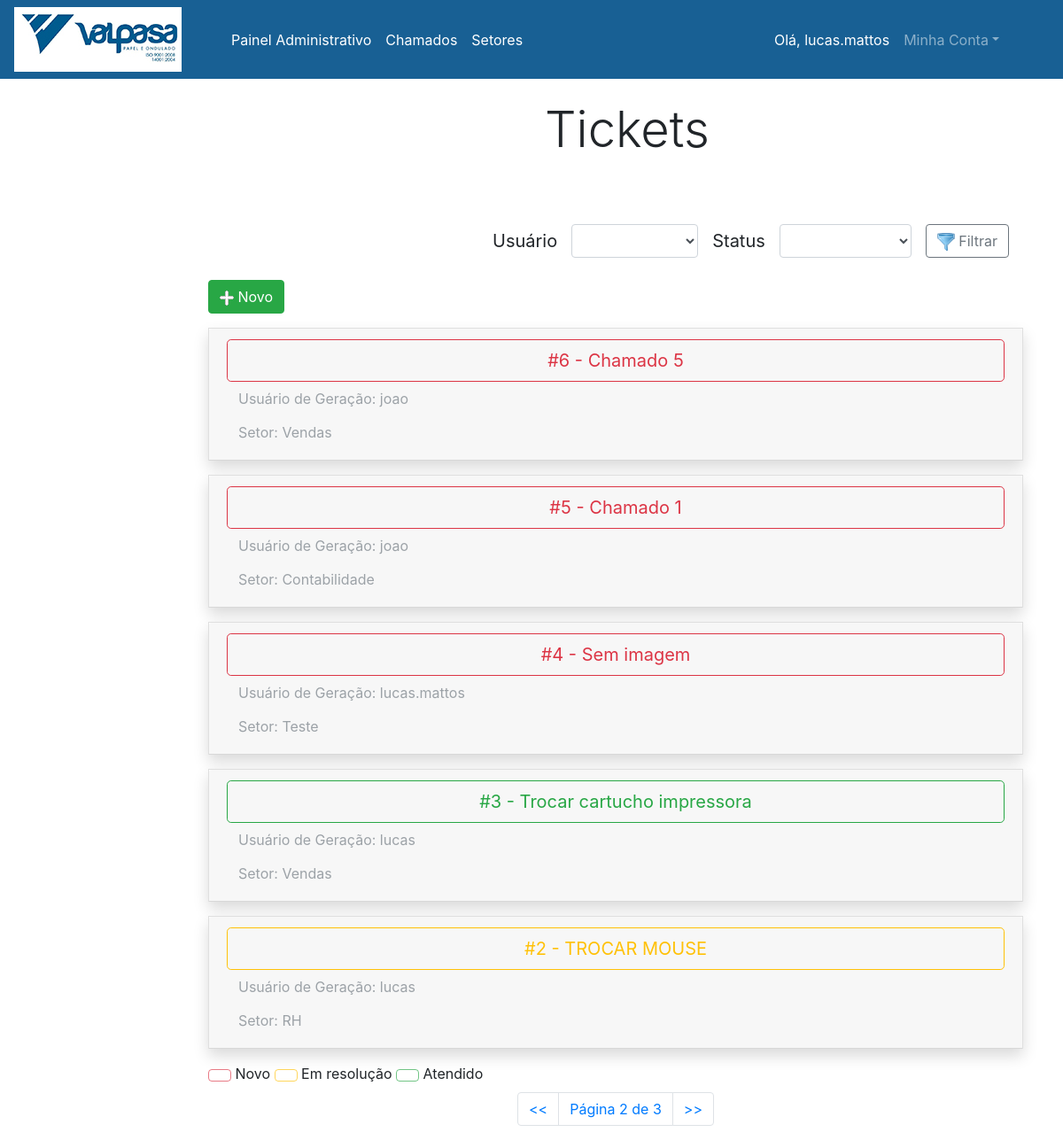
The page /?page=2 (signed in) on the database as committed earlier.
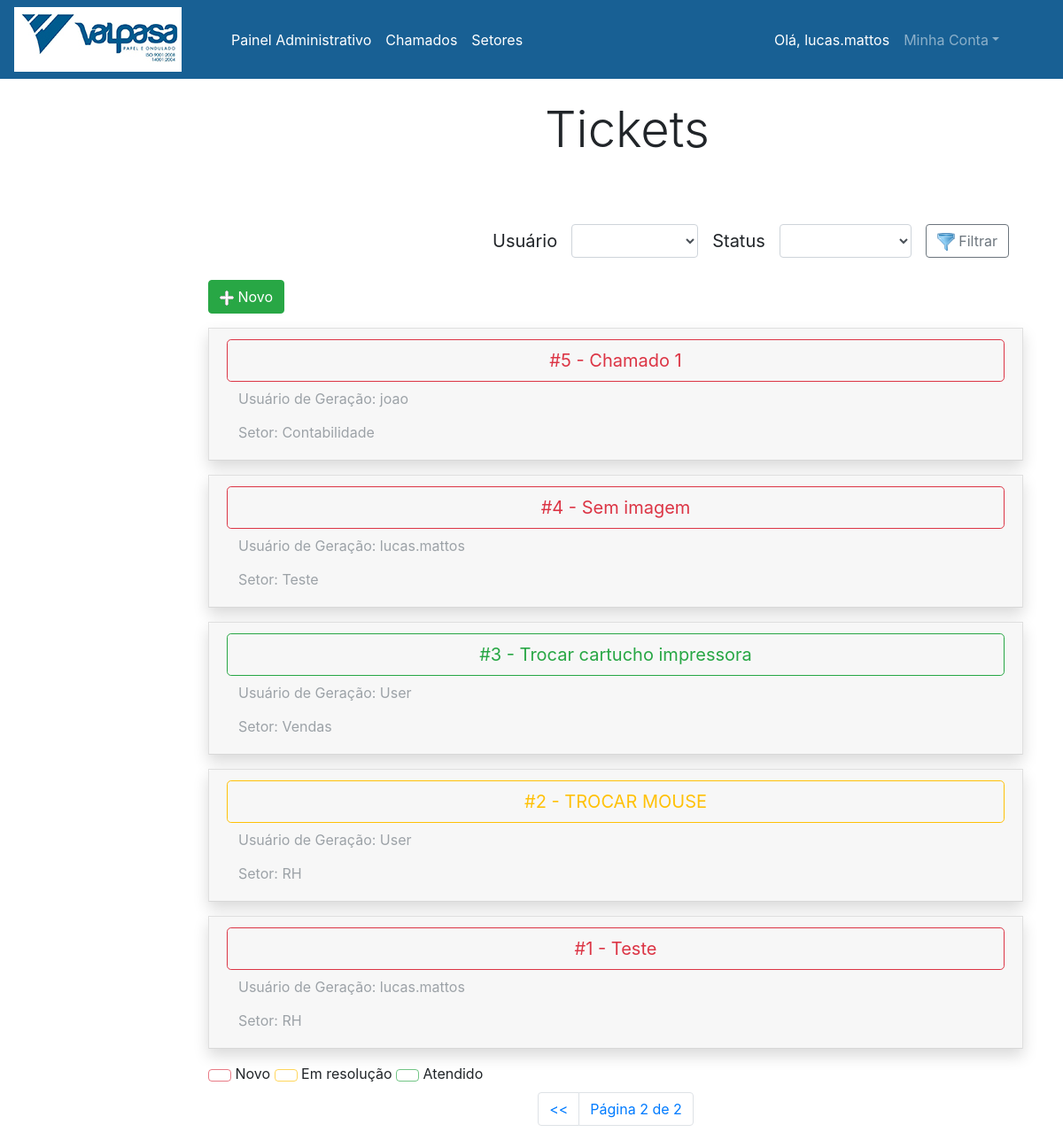
The same page on the database as committed later.
### chamados/models.py (models this page shows, shortened)
class Chamado(models.Model):
    titulo = models.CharField(max_length=100, null=True)
    descricao = models.TextField(max_length=255, null=True)
    foto = models.FileField(upload_to="%Y/%m/%d/", null=True, blank=True)
    setor = models.CharField(max_length=100, null=True)
    status = models.CharField(max_length=100, null=True)
    usuabr = models.CharField(max_length=100, null=True)
    usures = models.CharField(max_length=100, null=True)

### chamados/views.py (the view, shortened to what this page needs)
# urls.py: path('', list_chamados, name='list_chamados'),
@login_required(login_url='/users/login')
def list_chamados(request):
    chamados_list = Chamado.objects.all().order_by('-id')
    users = User.objects.all()
    paginator = Paginator(chamados_list, 5)
    page = request.GET.get('page')
    chamados = paginator.get_page(page)
    return render(request, 'chamados-list.html', {'chamados': chamados, 'users': users})

### chamados/templates/chamados-list.html (shortened to what this page needs)
{% extends "base.html" %}
{% block title %}
    <div class="col-6"></div>
    <div class="col"><h2 class="display-4">Tickets</h2></div>
    <div class="col"></div>
{% endblock %}
{% block content %}
    <div class="col"></div>
    <div class="col-10 mt-5">
        <nav class="navbar navbar-light justify-content-end">
          <form class="form-inline" method="post">
            {% if user.is_superuser %}
            <a class="navbar-brand">Usuário</a>
            <select class="form-control" id="pUser" name="pUser">
              <option></option>
              {% for user in users %}
              <option>{{ user }}</option>
              {% endfor %}
            </select>
            {% endif %}
            <a class="navbar-brand ml-3">Status</a>
            <select class="form-control" id="pStatus" name="pStatus">
              <option></option>
              <option>Novo</option>
            </select>
            <button class="btn btn-outline-secondary my-2 my-sm-0 ml-3" type="submit"><img src="static/img/filtro.png"> Filtrar</button>
          </form>
        </nav>
        <a class="btn btn-success mt-3" href="{% url 'create_chamados' %}"><img src="static/img/add.png"> Novo</a>
        {% if user.is_superuser %}
            {% for chamado in chamados %}
            {% if pUser or pStatus %}
            {% else %}
                <div class="accordion shadow mt-3" id="accordionExample">
                    <div class="card">
                        <div class="card-header" id="headingOne"">
                          <h5 class="mb-0">
                            {% if chamado.status == 'Novo' %}
                                <button class="btn btn-outline-danger btn-lg btn-block" type="button" data-toggle="collapse" data-target="#collapse{{chamado.id}}" aria-expanded="true" aria-controls="collapse{{chamado.id}}">
                                  #{{ chamado.id }} - {{ chamado.titulo }}
                                </button>
                            {% elif chamado.status == 'Em resolução' %}
                                <button class="btn btn-outline-warning btn-lg btn-block" type="button" data-toggle="collapse" data-target="#collapse{{chamado.id}}" aria-expanded="true" aria-controls="collapse{{chamado.id}}">
                                  #{{ chamado.id }} - {{ chamado.titulo }}
                                </button>
                            {% else %}
                                <button class="btn btn-outline-success btn-lg btn-block" type="button" data-toggle="collapse" data-target="#collapse{{chamado.id}}" aria-expanded="true" aria-controls="collapse{{chamado.id}}">
                                  #{{ chamado.id }} - {{ chamado.titulo }}
                                </button>
                            {% endif %}
                          </h5>
                          <h5 class="mb-0">
                              <button class="btn btn-link disabled">
                                  Usuário de Geração: {{ chamado.usuabr }}
                              </button>
                          </h5>
                          <h5 class="mb-0">
                              <button class="btn btn-link disabled">
                                  Setor: {{ chamado.setor }}
                              </button>
                          </h5>
                        </div>
                    </div>
                </div>
            {% endif %}
            {% endfor %}
            <a class="btn btn-outline-danger disabled"></a> <label class="mt-3">Novo</label>
            <a class="btn btn-outline-warning disabled"></a> Em resolução
            <a class="btn btn-outline-success disabled"></a> Atendido
            <div class="col"></div>
        {% endif %}
        <nav aria-label="Navegação de página exemplo">
          <ul class="pagination justify-content-center">
            {% if chamados.has_previous %}
                <li class="page-item"><a class="page-link" href="?page={{ chamados.previous_page_number }}"><<</a></li>
            {% endif %}
            <li class="page-item"><a class="page-link" href="#">Página {{ chamados.number }} de {{ chamados.paginator.num_pages }}</a></li>
            {% if chamados.has_next %}
                <li class="page-item"><a class="page-link" href="?page={{ chamados.next_page_number }}">>></a></li>
            {% endif %}
          </ul>
        </nav>
    </div>
{% endblock %}

### chamados/templates/base.html (shortened to what this page needs)
<!doctype html>
<html lang="pt-br">
<head>
    <link rel="stylesheet" href="https://stackpath.bootstrapcdn.com/bootstrap/4.1.3/css/bootstrap.min.css">
</head>
<body>
<nav class="navbar navbar-expand-lg navbar-dark" style="background-color: #186094;">
  <div class="collapse navbar-collapse" id="navbarTogglerDemo01">
    <img src="/static/img/logo.jpg">
    {% if user.is_authenticated %}
    <ul class="navbar-nav mr-auto mt-2 ml-5 mt-lg-0">
      <li class="nav-item active">
        {% if user.is_superuser %}<a class="nav-link" href="/admin">Painel Administrativo</a>{% endif %}
      </li>
      <li class="nav-item active">
        <a class="nav-link" href="/">Chamados</a>
      </li>
      <li class="nav-item active">
        {% if user.is_superuser %}<a class="nav-link" href="/setores/list">Setores</a>{% endif %}
      </li>
    </ul>
    <ul class="navbar-nav mr-5 mt-2 mt-lg-0">
      <li class="nav-item active">
        <a class="nav-link disabled" href="#">Olá, {{user.username}}</a>
      </li>
      <li class="nav-item dropdown">
        <a class="nav-link dropdown-toggle" data-toggle="dropdown" href="#" role="button" aria-haspopup="true" aria-expanded="false">Minha Conta</a>
      </li>
    </ul>
    {% endif %}
  </div>
</nav>
<div class="container mt-4">
    <div class="row" style="background-color: white;">
        {% block title %}{% endblock %}
    </div>
    <div class="row mt-2" style="background-color: white;">
        {% block content %}{% endblock %}
    </div>
</div>
</body>
</html>

Rows that differ between the two databases and show on the page:
no longer on this page (row unchanged): Chamado: id "6", titulo "Chamado 5", usuabr "joao", setor "Vendas"
changed Chamado "Trocar cartucho impressora": usuabr "lucas" → "User"
changed Chamado "TROCAR MOUSE": usuabr "lucas" → "User"
now on this page (row unchanged): Chamado: id "1", titulo "Teste", usuabr "lucas.mattos", setor "RH"
Other text that changed with them:
{{ chamados.paginator.num_pages }}: "3" → "2"
